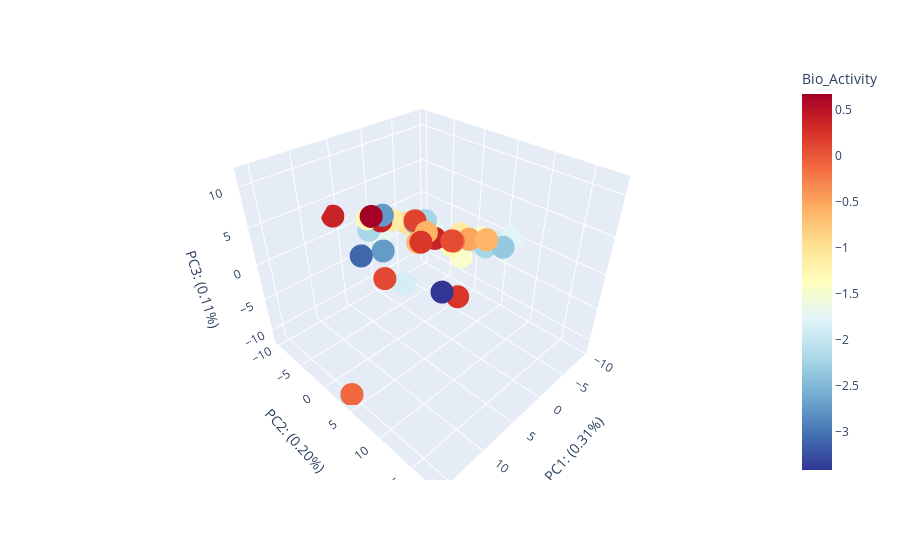

Notebook code for this chart:
### Code cell
import cheminf as cinf  
import os

mols = cinf.read_sdfile_from_data(DATASET_NAME)
pca, exp_var = cinf.get_principal_components(mols, n=3, act_col=ACTIVITY_COLUMN)
cinf.plot_pca(pca, ACTIVITY_COLUMN, exp_var)

### Figure 1 — Plotly figure (JSON) as saved in the notebook; plotly's stock layout.template omitted (floating-point values rounded to 4 significant figures)
{"data": [{"hovertemplate": "PC1: (0.31%)=%{x}<br>PC2: (0.20%)=%{y}<br>PC3: (0.11%)=%{z}<br>Bio_Activity=%{marker.color}<extra></extra>", "legendgroup": "", "marker": {"color": [-1.28, -0.62, -0.13, 0.08, -0.61, 0.37, -0.66, 0.22, -1.46, 0.1, -1.7, -2.01, -0.11, -1.87, -1.76, -1.44, -1.89, -2.35, -1.7, 0.13, -2.22, -0.5, -1.86, -2, 0.23, -2.54, -2.11, -1.13, -2.23, 0.39, -1.71, -1.3, -1.37, -2.21, -2.74, -0.97, 0.37, 0.67, -1.11, -3.11, -2.73, -3.42], "coloraxis": "coloraxis", "symbol": "circle"}, "mode": "markers", "name": "", "scene": "scene", "showlegend": false, "type": "scatter3d", "x": [-3.375, -5.859, -2.889, -2.78, -0.8602, -1.535, 0.3562, 0.2382, -3.926, 5.623, 5.605, 15.49, 15.42, 3.516, -9.549, -6.585, -8.842, -7.91, -3.132, -1.243, -6.468, -4.445, -7.424, -4.53, -2.694, -1.313, -7.674, 0.666, -2.419, 1.903, -0.09423, 3.162, 0.8871, 2.801, 1.553, -2.398, 6.114, 2.817, -4.873, 11.46, 9.419, 15.78], "y": [1.313, 4.891, 2.059, 1.916, -0.5882, 0.2334, -0.8693, -0.425, 2.541, -1.163, -1.224, 3.697, 3.801, -0.05402, 6.226, 3.362, 4.1, 6.002, -1.846, -2.988, 4.364, 3.288, 2.533, 3.177, 3.307, -3.049, 2.053, -5.172, -2.331, -5.87, -8.453, -6.999, -7.743, -7.295, -5.92, -5.717, -10.02, -6.569, 1.452, 2.548, 3.57, 17.86], "z": [-0.7116, 0.6087, 0.4601, 0.4979, 1.433, 0.6445, 0.4169, 0.5949, -2.113, -2.509, -2.642, -11.39, -11.16, -3.797, 0.0195, -0.07971, -1.468, -0.9275, 0.576, 1.96, -0.9423, 0.6004, -1.442, 0.4449, -7.44, 1.688, -1.771, 1.971, 1.783, 2.036, -1.847, 2.392, 0.8366, 0.4726, 2.705, 0.1012, 2.749, 2.774, 0.4185, 5.26, 5.384, 11.41]}], "layout": {"coloraxis": {"colorbar": {"title": {"text": "Bio_Activity"}}, "colorscale": [[0, "rgb(49,54,149)"], [0.1, "rgb(69,117,180)"], [0.2, "rgb(116,173,209)"], [0.3, "rgb(171,217,233)"], [0.4, "rgb(224,243,248)"], [0.5, "rgb(255,255,191)"], [0.6, "rgb(254,224,144)"], [0.7, "rgb(253,174,97)"], [0.8, "rgb(244,109,67)"], [0.9, "rgb(215,48,39)"], [1, "rgb(165,0,38)"]]}, "legend": {"tracegroupgap": 0}, "margin": {"t": 60}, "scene": {"domain": {"x": [0, 1], "y": [0, 1]}, "xaxis": {"title": {"text": "PC1: (0.31%)"}}, "yaxis": {"title": {"text": "PC2: (0.20%)"}}, "zaxis": {"title": {"text": "PC3: (0.11%)"}}}}}
